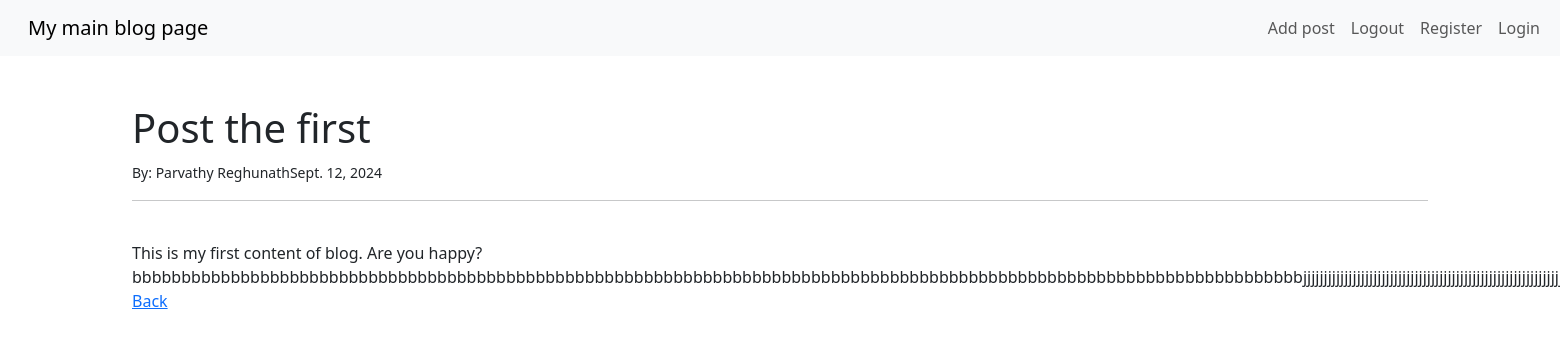
Screenshot of /abstract/1 with the database file from the repository.
### theblog/models.py (models this page shows, shortened)
class Post(models.Model):
    title=models.CharField(max_length=255)
    title_page=models.CharField(max_length=255, default="title_page")
    author=models.ForeignKey(User, on_delete=models.CASCADE)
    body=models.TextField()
    date_post=models.DateField(auto_now_add=True)

### theblog/views.py (the view)
# urls.py: path('abstract/<int:pk>',ArticleDetailView.as_view(),name="article_detail" ),
class ArticleDetailView(DetailView):
    model = Post
    template_name = "article_detail.html"

### theblog/templates/article_detail.html (shortened to what this page needs)
{% extends 'base.html' %}
{% block content %}
<br/>
<h1>{{post.title}}</h1>
<small>By: {{post.author.first_name}} {{post.author.last_name}}{{post.date_post}}</small><br/>
<hr>
<br/>
{{post.body|safe}}
<br/>
<a href="{% url 'home' %}"> Back</a>
{% endblock %}

### rows the page displays
Post: title "Post the first", author.first_name "Parvathy", author.last_name "Reghunath", date_post "Sept. 12, 2024", body "This is my first content of blog. Are you…"
